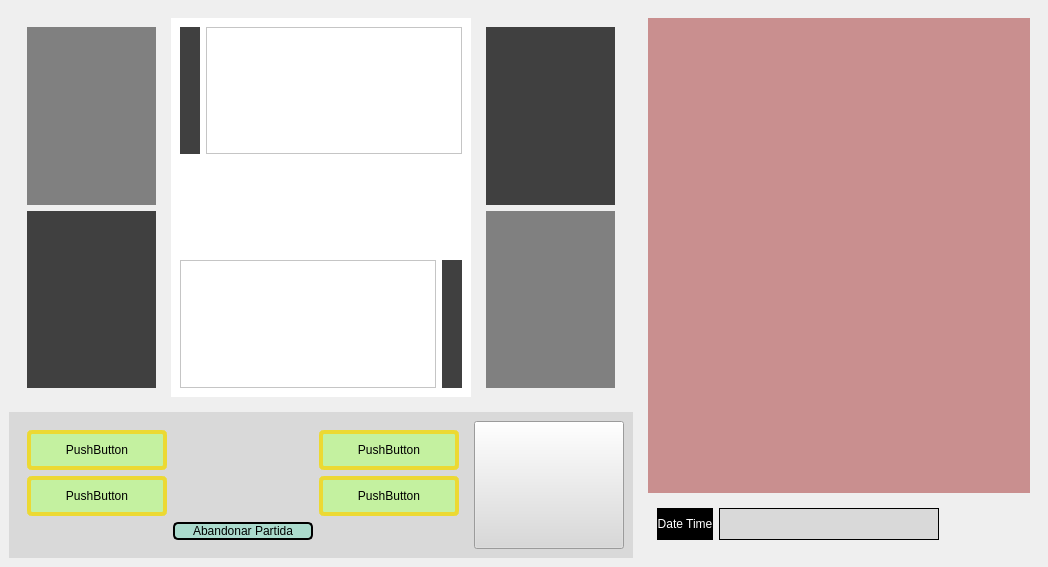
<?xml version="1.0" encoding="UTF-8"?>
<ui version="4.0">
 <class>MainWindow</class>
 <widget class="QMainWindow" name="MainWindow">
  <property name="geometry">
   <rect>
    <x>0</x>
    <y>0</y>
    <width>1048</width>
    <height>567</height>
   </rect>
  </property>
  <property name="sizePolicy">
   <sizepolicy hsizetype="Preferred" vsizetype="Preferred">
    <horstretch>0</horstretch>
    <verstretch>0</verstretch>
   </sizepolicy>
  </property>
  <property name="windowTitle">
   <string>MainWindow</string>
  </property>
  <widget class="QWidget" name="centralwidget">
   <property name="sizePolicy">
    <sizepolicy hsizetype="Preferred" vsizetype="Preferred">
     <horstretch>0</horstretch>
     <verstretch>0</verstretch>
    </sizepolicy>
   </property>
   <layout class="QHBoxLayout" name="horizontalLayout_2">
    <item>
     <layout class="QHBoxLayout" name="horizontalLayout">
      <item>
       <layout class="QVBoxLayout" name="verticalLayout_2">
        <item>
         <widget class="QWidget" name="widget" native="true">
          <layout class="QHBoxLayout" name="horizontalLayout_7">
           <item>
            <widget class="QWidget" name="verticalWidget" native="true">
             <property name="minimumSize">
              <size>
               <width>100</width>
               <height>0</height>
              </size>
             </property>
             <property name="maximumSize">
              <size>
               <width>300</width>
               <height>16777215</height>
              </size>
             </property>
             <layout class="QVBoxLayout" name="verticalLayout_6">
              <item>
               <widget class="QWidget" name="gridWidget" native="true">
                <property name="styleSheet">
                 <string notr="true">background-color: rgb(128, 128, 128);</string>
                </property>
                <layout class="QGridLayout" name="gridLayout_3"/>
               </widget>
              </item>
              <item>
               <widget class="QWidget" name="verticalWidget" native="true">
                <property name="styleSheet">
                 <string notr="true">background-color: rgb(64, 64, 64);</string>
                </property>
                <layout class="QVBoxLayout" name="verticalLayout_8"/>
               </widget>
              </item>
             </layout>
            </widget>
           </item>
           <item>
            <widget class="QWidget" name="gridWidget" native="true">
             <property name="minimumSize">
              <size>
               <width>300</width>
               <height>0</height>
              </size>
             </property>
             <property name="maximumSize">
              <size>
               <width>900</width>
               <height>16777215</height>
              </size>
             </property>
             <property name="styleSheet">
              <string notr="true">background-color: rgb(255, 255, 255);</string>
             </property>
             <layout class="QGridLayout" name="gridLayout">
              <item row="1" column="0">
               <spacer name="verticalSpacer">
                <property name="orientation">
                 <enum>Qt::Vertical</enum>
                </property>
                <property name="sizeType">
                 <enum>QSizePolicy::Fixed</enum>
                </property>
                <property name="sizeHint" stdset="0">
                 <size>
                  <width>20</width>
                  <height>100</height>
                 </size>
                </property>
               </spacer>
              </item>
              <item row="3" column="0">
               <layout class="QHBoxLayout" name="horizontalLayout_8">
                <item>
                 <widget class="QGraphicsView" name="graphicsView">
                  <property name="sizePolicy">
                   <sizepolicy hsizetype="Preferred" vsizetype="Preferred">
                    <horstretch>0</horstretch>
                    <verstretch>0</verstretch>
                   </sizepolicy>
                  </property>
                 </widget>
                </item>
                <item>
                 <widget class="QLabel" name="label">
                  <property name="sizePolicy">
                   <sizepolicy hsizetype="Preferred" vsizetype="Preferred">
                    <horstretch>0</horstretch>
                    <verstretch>0</verstretch>
                   </sizepolicy>
                  </property>
                  <property name="maximumSize">
                   <size>
                    <width>250</width>
                    <height>16777215</height>
                   </size>
                  </property>
                  <property name="styleSheet">
                   <string notr="true">background-color: rgb(64, 64, 64);</string>
                  </property>
                  <property name="text">
                   <string/>
                  </property>
                 </widget>
                </item>
               </layout>
              </item>
              <item row="0" column="0">
               <layout class="QHBoxLayout" name="horizontalLayout_5">
                <item>
                 <widget class="QLabel" name="label_2">
                  <property name="maximumSize">
                   <size>
                    <width>250</width>
                    <height>16777215</height>
                   </size>
                  </property>
                  <property name="styleSheet">
                   <string notr="true">background-color: rgb(64, 64, 64);</string>
                  </property>
                  <property name="text">
                   <string/>
                  </property>
                 </widget>
                </item>
                <item>
                 <widget class="QGraphicsView" name="graphicsView_2">
                  <property name="sizePolicy">
                   <sizepolicy hsizetype="Preferred" vsizetype="Preferred">
                    <horstretch>0</horstretch>
                    <verstretch>0</verstretch>
                   </sizepolicy>
                  </property>
                 </widget>
                </item>
               </layout>
              </item>
             </layout>
            </widget>
           </item>
           <item>
            <widget class="QWidget" name="verticalWidget" native="true">
             <property name="minimumSize">
              <size>
               <width>100</width>
               <height>0</height>
              </size>
             </property>
             <property name="maximumSize">
              <size>
               <width>300</width>
               <height>16777215</height>
              </size>
             </property>
             <layout class="QVBoxLayout" name="verticalLayout_7">
              <item>
               <widget class="QWidget" name="verticalWidget_2" native="true">
                <property name="styleSheet">
                 <string notr="true">background-color: rgb(64, 64, 64);</string>
                </property>
                <layout class="QVBoxLayout" name="verticalLayout_9"/>
               </widget>
              </item>
              <item>
               <widget class="QWidget" name="gridWidget_2" native="true">
                <property name="styleSheet">
                 <string notr="true">background-color: rgb(128, 128, 128);</string>
                </property>
                <layout class="QGridLayout" name="gridLayout_4"/>
               </widget>
              </item>
             </layout>
            </widget>
           </item>
          </layout>
         </widget>
        </item>
        <item>
         <widget class="QWidget" name="horizontalWidget" native="true">
          <property name="minimumSize">
           <size>
            <width>200</width>
            <height>0</height>
           </size>
          </property>
          <property name="maximumSize">
           <size>
            <width>16777215</width>
            <height>300</height>
           </size>
          </property>
          <property name="styleSheet">
           <string notr="true">background-color: rgb(217, 217, 217);</string>
          </property>
          <layout class="QHBoxLayout" name="horizontalLayout_3">
           <item>
            <widget class="QWidget" name="gridWidget" native="true">
             <property name="minimumSize">
              <size>
               <width>250</width>
               <height>0</height>
              </size>
             </property>
             <property name="maximumSize">
              <size>
               <width>500</width>
               <height>16777215</height>
              </size>
             </property>
             <property name="styleSheet">
              <string notr="true">background-image: url(:/pokeball.png);</string>
             </property>
             <layout class="QGridLayout" name="gridLayout_2">
              <item row="1" column="2">
               <widget class="QPushButton" name="pushButton_5">
                <property name="minimumSize">
                 <size>
                  <width>120</width>
                  <height>40</height>
                 </size>
                </property>
                <property name="maximumSize">
                 <size>
                  <width>16777215</width>
                  <height>16777215</height>
                 </size>
                </property>
                <property name="styleSheet">
                 <string notr="true">border-style: solid;border-width:4px; border-color: rgb(236, 217, 51); background-color: rgb(196, 241, 160); color: rgb(0,0,0); border-radius: 5px;</string>
                </property>
                <property name="text">
                 <string>PushButton</string>
                </property>
               </widget>
              </item>
              <item row="1" column="0">
               <widget class="QPushButton" name="pushButton_3">
                <property name="minimumSize">
                 <size>
                  <width>120</width>
                  <height>40</height>
                 </size>
                </property>
                <property name="maximumSize">
                 <size>
                  <width>16777215</width>
                  <height>16777215</height>
                 </size>
                </property>
                <property name="styleSheet">
                 <string notr="true">border-style: solid;border-width:4px; border-color: rgb(236, 217, 51); background-color: rgb(196, 241, 160); color: rgb(0,0,0); border-radius: 5px;</string>
                </property>
                <property name="text">
                 <string>PushButton</string>
                </property>
               </widget>
              </item>
              <item row="0" column="2">
               <widget class="QPushButton" name="pushButton_4">
                <property name="minimumSize">
                 <size>
                  <width>120</width>
                  <height>40</height>
                 </size>
                </property>
                <property name="maximumSize">
                 <size>
                  <width>16777215</width>
                  <height>16777215</height>
                 </size>
                </property>
                <property name="styleSheet">
                 <string notr="true">border-style: solid;border-width:4px; border-color: rgb(236, 217, 51); background-color: rgb(196, 241, 160); color: rgb(0,0,0); border-radius: 5px;</string>
                </property>
                <property name="text">
                 <string>PushButton</string>
                </property>
               </widget>
              </item>
              <item row="0" column="0">
               <widget class="QPushButton" name="pushButton_2">
                <property name="minimumSize">
                 <size>
                  <width>120</width>
                  <height>40</height>
                 </size>
                </property>
                <property name="maximumSize">
                 <size>
                  <width>16777215</width>
                  <height>16777215</height>
                 </size>
                </property>
                <property name="styleSheet">
                 <string notr="true">border-style: solid;border-width:4px; border-color: rgb(236, 217, 51); background-color: rgb(196, 241, 160); color: rgb(0,0,0); border-radius: 5px;</string>
                </property>
                <property name="text">
                 <string>PushButton</string>
                </property>
               </widget>
              </item>
              <item row="2" column="1">
               <widget class="QPushButton" name="abandonar">
                <property name="styleSheet">
                 <string notr="true">border-style: solid;border-width:2px; border-color: rgb(0,0,0); color: rgb(0,0,0); border-radius: 5px;
background-color: rgb(171, 219, 205);</string>
                </property>
                <property name="text">
                 <string>Abandonar Partida</string>
                </property>
               </widget>
              </item>
             </layout>
            </widget>
           </item>
           <item>
            <widget class="QPushButton" name="Mochila">
             <property name="maximumSize">
              <size>
               <width>150</width>
               <height>150</height>
              </size>
             </property>
             <property name="styleSheet">
              <string notr="true"/>
             </property>
             <property name="text">
              <string/>
             </property>
            </widget>
           </item>
          </layout>
         </widget>
        </item>
       </layout>
      </item>
      <item>
       <widget class="QWidget" name="verticalWidget_2" native="true">
        <property name="minimumSize">
         <size>
          <width>250</width>
          <height>0</height>
         </size>
        </property>
        <property name="maximumSize">
         <size>
          <width>400</width>
          <height>16777215</height>
         </size>
        </property>
        <layout class="QVBoxLayout" name="verticalLayout_3">
         <item>
          <widget class="QWidget" name="verticalWidget" native="true">
           <property name="minimumSize">
            <size>
             <width>240</width>
             <height>0</height>
            </size>
           </property>
           <property name="maximumSize">
            <size>
             <width>16777215</width>
             <height>16777215</height>
            </size>
           </property>
           <property name="styleSheet">
            <string notr="true">background-color: rgb(201, 143, 143);</string>
           </property>
           <layout class="QVBoxLayout" name="verticalLayout"/>
          </widget>
         </item>
         <item>
          <widget class="QWidget" name="horizontalWidget_2" native="true">
           <property name="maximumSize">
            <size>
             <width>300</width>
             <height>50</height>
            </size>
           </property>
           <layout class="QHBoxLayout" name="horizontalLayout_6">
            <item>
             <widget class="QLabel" name="label_18">
              <property name="maximumSize">
               <size>
                <width>125</width>
                <height>40</height>
               </size>
              </property>
              <property name="styleSheet">
               <string notr="true">background-color: rgb(0, 0, 0); color: rgb(255, 255, 255);</string>
              </property>
              <property name="text">
               <string>Date Time</string>
              </property>
              <property name="alignment">
               <set>Qt::AlignCenter</set>
              </property>
             </widget>
            </item>
            <item>
             <widget class="QTextEdit" name="textEdit_3">
              <property name="maximumSize">
               <size>
                <width>220</width>
                <height>40</height>
               </size>
              </property>
              <property name="styleSheet">
               <string notr="true">border-style: solid;border-width:1px; border-color: rgb(0, 0, 0); background-color: rgb(217, 217, 217); color: rgb(0,0,0);</string>
              </property>
             </widget>
            </item>
           </layout>
          </widget>
         </item>
        </layout>
       </widget>
      </item>
     </layout>
    </item>
   </layout>
  </widget>
 </widget>
 <resources>
  <include location="../archivo.qrc"/>
 </resources>
 <connections/>
</ui>
